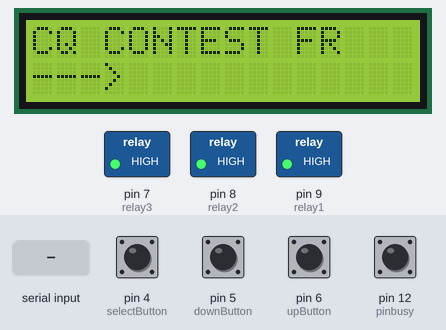
Bench run of a sketch on a simulated Arduino Nano, built with avr-gcc and run on an emulated ATmega328P. Shown: 16×2 character LCD, switched loads named in the sketch (green lamp = pin HIGH). Inputs (shaded band) come from the test bench; at power-on: pin 4 (selectButton), pin 5 (downButton), pin 6 (upButton), pin 12 (pinbusy) HIGH. The audio player accepts every command and is not drawn; what the sketch prints to the serial monitor is not drawn.

Above: at 4.8 s.
4.9 s: pin 4 (selectButton) pulled LOW for 0.15 s
At 5.7 s:
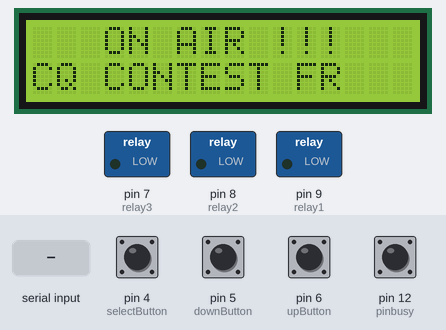
6.5 s: "2\n" received over Serial
At 7.0 s:
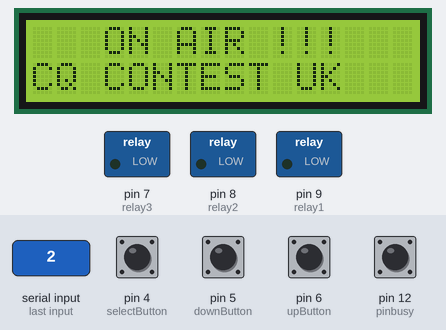
8.0 s: "3\n" received over Serial
At 9.2 s:
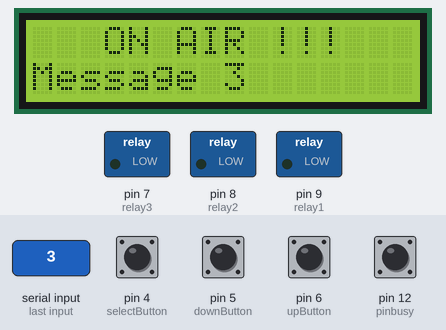
9.5 s: pin 5 (downButton) pulled LOW for 0.15 s
At 10.0 s:
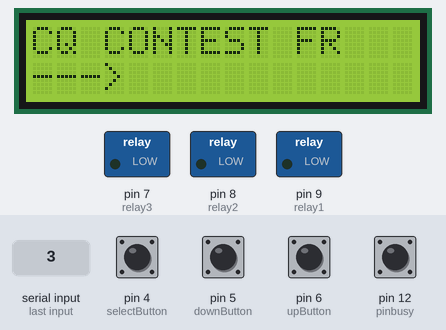
11.1 s: pin 5 (downButton) pulled LOW for 1 s
At 12.5 s:
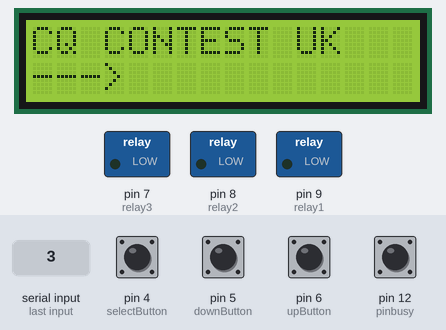
13.6 s: pin 5 (downButton) pulled LOW for 0.15 s
At 14.2 s:
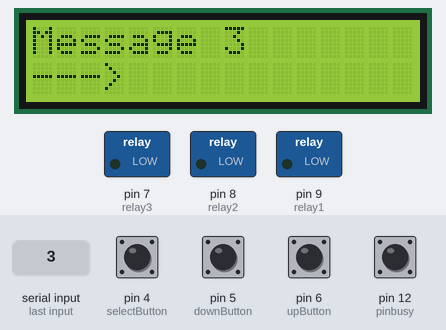
Timing chart, 0 to 16.2 s (numbered marks = the images above; inputs shaded):
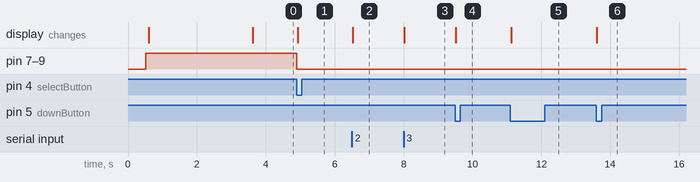

The sketch:

Voice_Keyer_F4BIT-V1.2.ino
```cpp
// Arduino Nano Voice Keye V1.2
// LCD 16x2 + DFPlayer Mini
// Stéphane F4BIT/N4BIT
// stephane@mangeolle.fr
// Copyleft@2021 for Hamradio

#include <Wire.h>
#include "SoftwareSerial.h"
#include "DFRobotDFPlayerMini.h"
#include <LiquidCrystal_I2C.h>
LiquidCrystal_I2C lcd(0x27, 16, 2);
void printDetail(uint8_t type, int value);

// Pin des bouttons

int upButton = 6; // Bouton UP
int downButton = 5; // Bouton Down
int selectButton = 4; // Bouton Validation
const byte interruptPin = 3; // Bouton Stop
int pinbusy = 12; //Pin de detection d'audio sur DFPlayer

// Pin du relais

const int relay1 = 9; // Relais MASSE VOIX
const int relay2 = 8; // Relais VOIX
const int relay3 = 7; // Relais PTT

// Initialise le player MP3

SoftwareSerial mySoftwareSerial(10, 11); // RX, TX
DFRobotDFPlayerMini myDFPlayer;

// Initialise les descriptions des messages

char message1[16] = "CQ CONTEST FR";
char message2[16] = "CQ CONTEST UK";
char message3[16] = "Message 3";
char message4[16] = "Message 4";
char message5[16] = "Message 5";
char message6[16] = "Message 6";

// Constantes divers

int menu = 1;
int donnee; //Donnée reçu via la console serie

void setup() {

  mySoftwareSerial.begin(9600);
  Serial.begin(9600);

  pinMode(pinbusy, INPUT);

  // Initialise la carte DFPlayer Mini
  Serial.println();
  Serial.println("DFPlayer Mini");
  Serial.println("Initialisation du DFPlayer...");

  if (!myDFPlayer.begin(mySoftwareSerial)) {
    Serial.println("Impossible de démarrer:");
    Serial.println("1.Controler la connection!");
    Serial.println("2.Inserer une SD card!");
    while (true);
  }
  Serial.println(F("DFPlayer Mini online."));

  myDFPlayer.setTimeOut(500); // Timeout
  myDFPlayer.volume(25); // Niveau de volume
  myDFPlayer.EQ(DFPLAYER_EQ_NORMAL); // Type d equaliseur
  myDFPlayer.outputDevice(DFPLAYER_DEVICE_SD); // Support des mp3

  // Initialise les boutons

  pinMode(upButton, INPUT_PULLUP);
  pinMode(downButton, INPUT_PULLUP);
  pinMode(selectButton, INPUT_PULLUP);
  pinMode(interruptPin, INPUT_PULLUP);

  // Initialise le relais

  pinMode(relay1, OUTPUT);
  pinMode(relay2, OUTPUT);
  pinMode(relay3, OUTPUT);
  digitalWrite(relay1, HIGH);
  digitalWrite(relay2, HIGH);
  digitalWrite(relay3, HIGH);

  // Message d'accueil sur le LCD

  lcd.init();
  lcd.backlight();
  lcd.setCursor(0, 0);
  lcd.print("   Voice Keyer");
  lcd.setCursor(0, 1);
  lcd.print("  v1.2 - F4BIT");
  delay(3000);

  // Initialise le menu

  updateMenu();
}

void loop() {

  if (Serial.available() > 0) {
    donnee = Serial.parseInt();
    Serial.println(donnee);
    menu = donnee;
    PTTon();
    executeAction();
    if (!digitalRead(pinbusy)) {
   while (!digitalRead(pinbusy))
        if (!digitalRead(interruptPin)) {
        }
      while (!digitalRead(selectButton));
      updateMenu();
      stopAction();
    }
  }
  if (!digitalRead(downButton)) {
    menu++;
    updateMenu();
    delay(500);
    while (!digitalRead(downButton));
  }
  if (!digitalRead(upButton)) {
    menu--;
    updateMenu();
    delay(500);
    while (!digitalRead(upButton));
  }
  if (!digitalRead(selectButton)) {
    PTTon();
    executeAction();
    delay(500);
    while (!digitalRead(selectButton));
  }
  if (!digitalRead(pinbusy)) {

    while (!digitalRead(pinbusy))
      if (!digitalRead(interruptPin)) {
        stopAction();
        delay(500);
      }
    while (!digitalRead(selectButton));
    stopAction();
  }
}

void updateMenu() {
  switch (menu) {
    case 0:
      menu = 1;
      break;
    case 1:
      lcd.clear();
      lcd.print(message1);
      lcd.setCursor(0, 1);
      lcd.print("--->");
      break;
    case 2:
      lcd.clear();
      lcd.print(message2);
      lcd.setCursor(0, 1);
      lcd.print("--->");
      break;
    case 3:
      lcd.clear();
      lcd.print(message3);
      lcd.setCursor(0, 1);
      lcd.print("--->");
      break;
    case 4:
      lcd.clear();
      lcd.print(message4);
      lcd.setCursor(0, 1);
      lcd.print("--->");
      break;
    case 5:
      lcd.clear();
      lcd.print(message5);
      lcd.setCursor(0, 1);
      lcd.print("--->");
      break;
    case 6:
      lcd.clear();
      lcd.print(message6);
      lcd.setCursor(0, 1);
      lcd.print("--->");
      break;
    case 7:
      menu = 6;
      break;
  }
}

void executeAction() {
  switch (menu) {
    case 1:
      action1();
      break;
    case 2:
      action2();
      break;
    case 3:
      action3();
      break;
    case 4:
      action4();
      break;
    case 5:
      action5();
      break;
    case 6:
      action6();
      break;
  }
}

void action1() {
  Serial.println(message1);
  lcd.clear();
  lcd.setCursor(0, 0);
  lcd.print("   ON AIR !!!");
  lcd.setCursor(0, 1);
  lcd.print(message1);
  myDFPlayer.play(1);
}
void action2() {
  Serial.println(message2);
  lcd.clear();
  lcd.setCursor(0, 0);
  lcd.print("   ON AIR !!!");
  lcd.setCursor(0, 1);
  lcd.print(message2);
  myDFPlayer.play(2);
}
void action3() {
  Serial.println(message3);
  lcd.clear();
  lcd.setCursor(0, 0);
  lcd.print("   ON AIR !!!");
  lcd.setCursor(0, 1);
  lcd.print(message3);
  myDFPlayer.play(3);
}
void action4() {
  Serial.println(message4);
  lcd.clear();
  lcd.setCursor(0, 0);
  lcd.print("   ON AIR !!!");
  lcd.setCursor(0, 1);
  lcd.print(message4);
  myDFPlayer.play(4);
}
void action5() {
  Serial.println(message5);
  lcd.clear();
  lcd.setCursor(0, 0);
  lcd.print("   ON AIR !!!");
  lcd.setCursor(0, 1);
  lcd.print(message5);
  myDFPlayer.play(5);
}
void action6() {
  Serial.println(message6);
  lcd.clear();
  lcd.setCursor(0, 0);
  lcd.print("   ON AIR !!!");
  lcd.setCursor(0, 1);
  lcd.print(message6);
  myDFPlayer.play(6);
}

void stopAction() {
  myDFPlayer.stop();
  PTToff();
  updateMenu();
  Serial.println("Message Stopper !");
}

void PTTon() {
  Serial.println("PTT ON");
  digitalWrite(relay1, LOW);
  digitalWrite(relay2, LOW);
  digitalWrite(relay3, LOW);
}

void PTToff() {
  Serial.println("PTT OFF");
  digitalWrite(relay1, HIGH);
  digitalWrite(relay2, HIGH);
  digitalWrite(relay3, HIGH);
}
```

Measured:
- after the input at 4.9 s, pin 7 (relay3), pin 8 (relay2), pin 9 (relay1): HIGH → LOW at once; the display: changes at once (image 1)
- after the input at 6.5 s, the display: changes at once (image 2)
- after the input at 8.0 s, the display: changes at once (image 3)
- after the input at 9.5 s, the display: changes at once (image 4)
- after the input at 11.1 s, the display: changes at once (image 5)
- after the input at 13.6 s, the display: changes at once (image 6)
